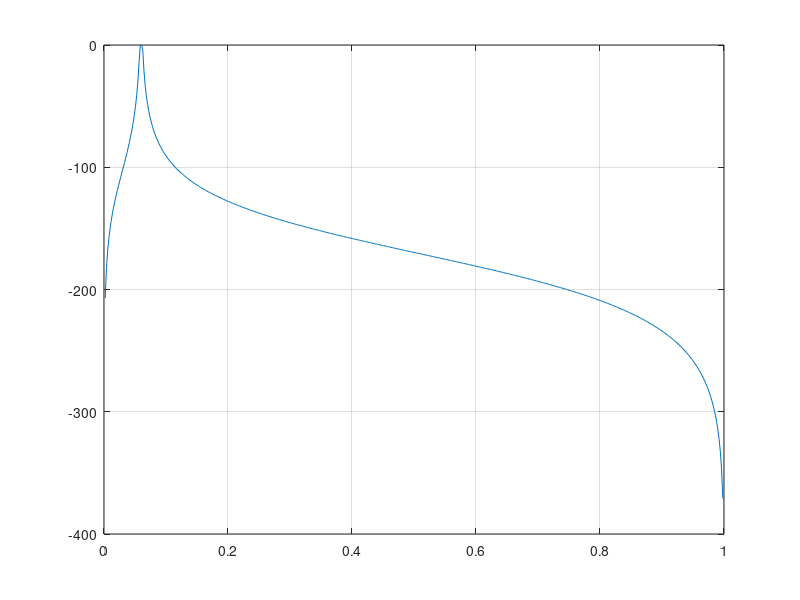

Reproduce this figure in MATLAB. (Note: this script raises an error after producing the figure.)
%% Experiment - 5
% Exercise - 7
clc;
clear;

%% Input signal
F_s = 1000;  % Sampling frequency
n = 0 : 1/F_s : 1;
x_10 = sin(2 * pi * 10 * n);
x_30 = sin(2 * pi * 30 * n);
x_50 = sin(2 * pi * 50 * n);
x = x_10 + x_30 + x_50;

%% IIR Butterworth band-pass filter
r_p = 1;  % Pass band peak ripple (dB)
r_s = 40;  % Stop band peak ripple (dB)
f_p = [29 31];  w_p = 2 * f_p / F_s;  % Pass band edge frequency
f_s = [25 40];  w_s = 2 * f_s / F_s;  % Stop band edge frequency

[N, Wn] = buttord(w_p, w_s, r_p, r_s);  % Butterworth filter order
[NUM, DEN] = butter(N, Wn);  % Butterworth filter

[H, W] = freqz(NUM, DEN);  % Frequency response

figure;
plot(W / pi, 20 * log10(abs(H))); grid ON;
title("Frequency response of IIR Butterworth band-pass filter", "Ashrith 200902016")
xlabel('Normalised frequency (\times \pi rad/sample)'), ylabel('Magnitude (dB)')

figure;
zplane(NUM, DEN);
title("Pole-Zero Plot", "Ashrith 200902016")

%% Spectrum of input and filtered signal
y = filter(NUM, DEN, x);

figure;
subplot(211)
plot(n, abs(fft(x))); grid ON;
title("Mangnitude Spectrum of Input signal", "Ashrith 200902016")
xlabel('Normalised frequency (\times \pi rad/sample)'), ylabel('Magnitude')

subplot(212)
plot(n, abs(fft(y))); grid ON;
title("Mangnitude Spectrum of Filtered signal", "Ashrith 200902016")
xlabel('Normalised frequency (\times \pi rad/sample)'), ylabel('Magnitude')
